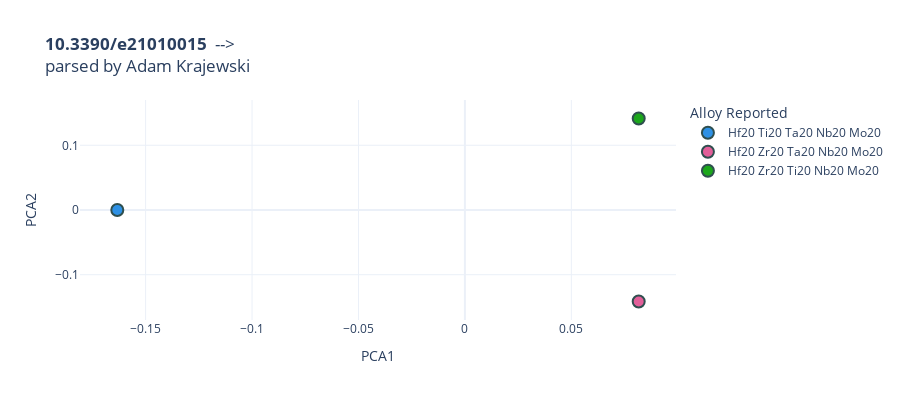

Notebook source saved alongside this figure:
### Code cell
sDOI = analysis.SingleDOIAnalyzer(doi='', name='Adam Krajewski')
for doi in doiList[0:10]:
    sDOI.setName('Adam Krajewski')
    sDOI.setDOI(doi)
    sDOI.getCompVecs()
    if len(sDOI.compVecs) > 1:
        sDOI.get_compVecs_2DPCA()
        sDOI.analyze_compVecs_2DPCA(showFigure=True)

### Figure 1 — Plotly figure (JSON) as saved in the notebook; plotly's stock layout.template omitted (floating-point values rounded to 4 significant figures)
{"data": [{"hovertemplate": "<b>%{hovertext}</b><br><br>Alloy Reported=Hf20 Ti20 Ta20 Nb20 Mo20<br>PCA1=%{x}<br>PCA2=%{y}<extra></extra>", "hovertext": ["Hf20 Ti20 Ta20 Nb20 Mo20"], "legendgroup": "Hf20 Ti20 Ta20 Nb20 Mo20", "marker": {"color": "#2E91E5", "line": {"color": "DarkSlateGrey", "width": 2}, "size": 12, "symbol": "circle"}, "mode": "markers", "name": "Hf20 Ti20 Ta20 Nb20 Mo20", "orientation": "v", "showlegend": true, "type": "scatter", "x": [-0.1633], "xaxis": "x", "y": [2.94e-17], "yaxis": "y"}, {"hovertemplate": "<b>%{hovertext}</b><br><br>Alloy Reported=Hf20 Zr20 Ta20 Nb20 Mo20<br>PCA1=%{x}<br>PCA2=%{y}<extra></extra>", "hovertext": ["Hf20 Zr20 Ta20 Nb20 Mo20"], "legendgroup": "Hf20 Zr20 Ta20 Nb20 Mo20", "marker": {"color": "#E15F99", "line": {"color": "DarkSlateGrey", "width": 2}, "size": 12, "symbol": "circle"}, "mode": "markers", "name": "Hf20 Zr20 Ta20 Nb20 Mo20", "orientation": "v", "showlegend": true, "type": "scatter", "x": [0.08165], "xaxis": "x", "y": [-0.1414], "yaxis": "y"}, {"hovertemplate": "<b>%{hovertext}</b><br><br>Alloy Reported=Hf20 Zr20 Ti20 Nb20 Mo20<br>PCA1=%{x}<br>PCA2=%{y}<extra></extra>", "hovertext": ["Hf20 Zr20 Ti20 Nb20 Mo20"], "legendgroup": "Hf20 Zr20 Ti20 Nb20 Mo20", "marker": {"color": "#1CA71C", "line": {"color": "DarkSlateGrey", "width": 2}, "size": 12, "symbol": "circle"}, "mode": "markers", "name": "Hf20 Zr20 Ti20 Nb20 Mo20", "orientation": "v", "showlegend": true, "type": "scatter", "x": [0.08165], "xaxis": "x", "y": [0.1414], "yaxis": "y"}], "layout": {"height": 400, "legend": {"title": {"text": "Alloy Reported"}, "tracegroupgap": 0}, "title": {"text": "<b>10.3390/e21010015</b>  --> <br>parsed by Adam Krajewski"}, "width": 900, "xaxis": {"anchor": "y", "domain": [0, 1], "title": {"text": "PCA1"}}, "yaxis": {"anchor": "x", "domain": [0, 1], "title": {"text": "PCA2"}}}}
